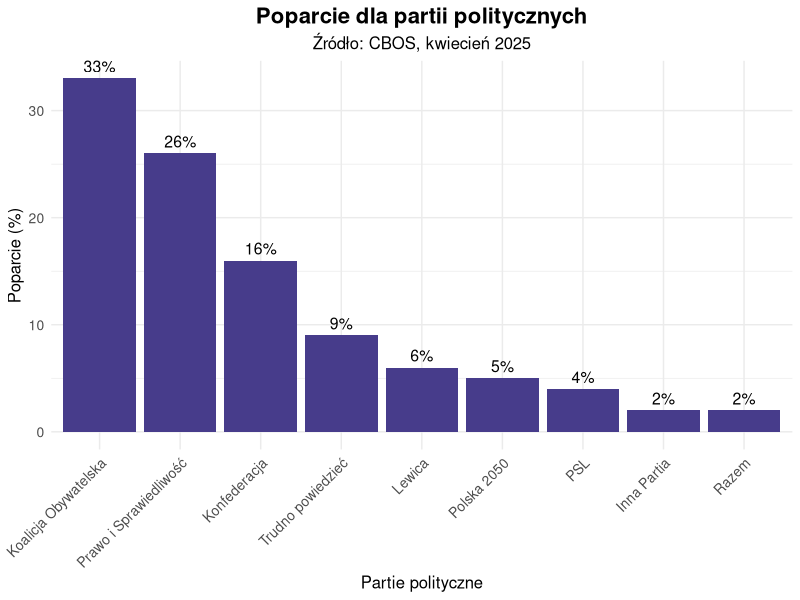

This chart was generated by the following R code:

library(ggplot2)

# Źródło : https://tvn24.pl/polska/sondaz-partyjny-cbos-kwiecien-2025-konfederacja-na-podium-trzecia-droga-pod-progiem-st8405143?utm_source=chatgpt.com

# 1. Brak pełnej osi Y z wartościami, na wykresie nie ma oznaczonych wartości osi Y (są tylko linie siatki).
# 2. Nadmiar grafik (loga partii), mogą wprowadzać chaos wizualny — lepsza byłaby zwykła legenda lub podpisy osi X.

partie <- c("Koalicja Obywatelska", "Prawo i Sprawiedliwość", "Konfederacja", 
            "Lewica", "Polska 2050", "PSL", "Razem", "Inna Partia", "Trudno powiedzieć")
poparcie <- c(33, 26, 16, 6, 5, 4, 2, 2, 9)
sondaz <- data.frame(Partia = partie, Poparcie = poparcie)

ggplot(sondaz, aes(x = reorder(Partia, -Poparcie), y = Poparcie)) +
  geom_col(fill = "slateblue4") +
  geom_text(aes(label = paste0(Poparcie, "%")), vjust = -0.5, size = 4, family = "sans") +
  labs(
    title = "Poparcie dla partii politycznych",
    subtitle = "Źródło: CBOS, kwiecień 2025",
    x = "Partie polityczne",
    y = "Poparcie (%)"
  ) +
  theme_minimal(base_family = "sans") +
  theme(
    plot.title = element_text(hjust = 0.5, size = 16, face = "bold"),
    plot.subtitle = element_text(hjust = 0.5, size = 12),
    axis.text.x = element_text(angle = 45, hjust = 1, size = 10),
    axis.text.y = element_text(size = 10),
    axis.title.x = element_text(size = 12),
    axis.title.y = element_text(size = 12)
  )

# Mój wykres jest bardziej czytelny dzięki poprawnemu podpisaniu osi, wyśrodkowaniu tytułu, 
# usunięciu zbędnych elementów graficznych oraz czytelnemu przedstawieniu wartości procentowych nad słupkami.
